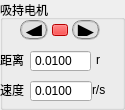
       <widget class="QGroupBox" name="GROUP_HOLDER">
        <property name="geometry">
         <rect>
          <x>10</x>
          <y>150</y>
          <width>125</width>
          <height>110</height>
         </rect>
        </property>
        <property name="font">
         <font>
          <pointsize>9</pointsize>
          <bold>false</bold>
         </font>
        </property>
        <property name="cursor">
         <cursorShape>ArrowCursor</cursorShape>
        </property>
        <property name="focusPolicy">
         <enum>Qt::NoFocus</enum>
        </property>
        <property name="toolTip">
         <string>&lt;html&gt;&lt;head/&gt;&lt;body&gt;&lt;p align=&quot;center&quot;&gt;快捷键 &amp;quot;H&amp;quot; 选中，ESC取消&lt;/p&gt;&lt;p align=&quot;center&quot;&gt;前：↑ 后：↓ 左：← 右：→&lt;/p&gt;&lt;p align=&quot;center&quot;&gt;上：PageUp 下：PageDown&lt;/p&gt;&lt;/body&gt;&lt;/html&gt;</string>
        </property>
        <property name="styleSheet">
         <string notr="true">QGroupBox{border:none}
background-color: rgb(0, 255, 0);
</string>
        </property>
        <property name="title">
         <string>吸持电机</string>
        </property>
        <widget class="QPushButton" name="BTN_HOLDER_BLOW">
         <property name="geometry">
          <rect>
           <x>72</x>
           <y>20</y>
           <width>28</width>
           <height>20</height>
          </rect>
         </property>
         <property name="font">
          <font>
           <pointsize>16</pointsize>
          </font>
         </property>
         <property name="cursor">
          <cursorShape>OpenHandCursor</cursorShape>
         </property>
         <property name="focusPolicy">
          <enum>Qt::NoFocus</enum>
         </property>
         <property name="toolTip">
          <string>注入</string>
         </property>
         <property name="styleSheet">
          <string notr="true">QPushButton {
background-color: rgb(225,225,225);
border: 2px groove gray;
padding: 2px;
border-radius: 10px;
}
QPushButton:enabled  {
background-color: rgb(225,225,225);
border: 2px groove gray;
padding: 2px;
border-radius: 10px;
} 
QPushButton:disabled  {
background-color: rgb(100,100,100);
border: 2px groove gray;
padding: 2px;
border-radius: 10px;
}
QPushButton:hover {
	border: 1px solid #3a8ee6;
	border-radius: 10px;
    background-color: rgba(0, 255, 0, 0.7);
}</string>
         </property>
         <property name="text">
          <string>▶</string>
         </property>
         <property name="iconSize">
          <size>
           <width>16</width>
           <height>16</height>
          </size>
         </property>
        </widget>
        <widget class="QPushButton" name="LED_HOLDER">
         <property name="geometry">
          <rect>
           <x>52</x>
           <y>24</y>
           <width>16</width>
           <height>12</height>
          </rect>
         </property>
         <property name="cursor">
          <cursorShape>PointingHandCursor</cursorShape>
         </property>
         <property name="focusPolicy">
          <enum>Qt::NoFocus</enum>
         </property>
         <property name="toolTip">
          <string>&lt;html&gt;&lt;head/&gt;&lt;body&gt;&lt;p align=&quot;center&quot;&gt;未连接&lt;/p&gt;&lt;p align=&quot;center&quot;&gt;单击连接&lt;/p&gt;&lt;/body&gt;&lt;/html&gt;</string>
         </property>
         <property name="styleSheet">
          <string notr="true">background-color: red;</string>
         </property>
         <property name="text">
          <string/>
         </property>
         <property name="iconSize">
          <size>
           <width>16</width>
           <height>12</height>
          </size>
         </property>
        </widget>
        <widget class="QPushButton" name="BTN_HOLDER_SUCK">
         <property name="geometry">
          <rect>
           <x>20</x>
           <y>20</y>
           <width>28</width>
           <height>20</height>
          </rect>
         </property>
         <property name="font">
          <font>
           <pointsize>16</pointsize>
          </font>
         </property>
         <property name="cursor">
          <cursorShape>OpenHandCursor</cursorShape>
         </property>
         <property name="focusPolicy">
          <enum>Qt::NoFocus</enum>
         </property>
         <property name="toolTip">
          <string>吸取</string>
         </property>
         <property name="styleSheet">
          <string notr="true">QPushButton {
background-color: rgb(225,225,225);
border: 2px groove gray;
padding: 2px;
border-radius: 10px;
}
QPushButton:enabled  {
background-color: rgb(225,225,225);
border: 2px groove gray;
padding: 2px;
border-radius: 10px;
} 
QPushButton:disabled  {
background-color: rgb(100,100,100);
border: 2px groove gray;
padding: 2px;
border-radius: 10px;
}
QPushButton:hover {
	border: 1px solid #3a8ee6;
	border-radius: 10px;
    background-color: rgba(0, 255, 0, 0.7);
}</string>
         </property>
         <property name="text">
          <string>◀</string>
         </property>
        </widget>
        <widget class="QDoubleSpinBox" name="EDIT_HOLD_SYRINGE_DISP">
         <property name="geometry">
          <rect>
           <x>30</x>
           <y>50</y>
           <width>61</width>
           <height>22</height>
          </rect>
         </property>
         <property name="focusPolicy">
          <enum>Qt::ClickFocus</enum>
         </property>
         <property name="toolTip">
          <string>&lt;html&gt;&lt;head/&gt;&lt;body&gt;&lt;p align=&quot;center&quot;&gt;操作臂点动距离&lt;/p&gt;&lt;/body&gt;&lt;/html&gt;</string>
         </property>
         <property name="styleSheet">
          <string notr="true"/>
         </property>
         <property name="buttonSymbols">
          <enum>QAbstractSpinBox::NoButtons</enum>
         </property>
         <property name="decimals">
          <number>4</number>
         </property>
         <property name="maximum">
          <double>10000.000000000000000</double>
         </property>
         <property name="singleStep">
          <double>0.010000000000000</double>
         </property>
         <property name="value">
          <double>0.010000000000000</double>
         </property>
        </widget>
        <widget class="QLabel" name="label_9">
         <property name="geometry">
          <rect>
           <x>92</x>
           <y>80</y>
           <width>34</width>
           <height>20</height>
          </rect>
         </property>
         <property name="cursor">
          <cursorShape>ArrowCursor</cursorShape>
         </property>
         <property name="text">
          <string>r/s</string>
         </property>
        </widget>
        <widget class="QLabel" name="label_18">
         <property name="geometry">
          <rect>
           <x>96</x>
           <y>50</y>
           <width>34</width>
           <height>20</height>
          </rect>
         </property>
         <property name="cursor">
          <cursorShape>ArrowCursor</cursorShape>
         </property>
         <property name="text">
          <string>r</string>
         </property>
        </widget>
        <widget class="QLabel" name="label_17">
         <property name="geometry">
          <rect>
           <x>0</x>
           <y>80</y>
           <width>30</width>
           <height>20</height>
          </rect>
         </property>
         <property name="cursor">
          <cursorShape>ArrowCursor</cursorShape>
         </property>
         <property name="text">
          <string>速度</string>
         </property>
        </widget>
        <widget class="QDoubleSpinBox" name="EDIT_HOLD_SYRINGE_SPEED">
         <property name="geometry">
          <rect>
           <x>30</x>
           <y>80</y>
           <width>62</width>
           <height>22</height>
          </rect>
         </property>
         <property name="focusPolicy">
          <enum>Qt::ClickFocus</enum>
         </property>
         <property name="toolTip">
          <string>&lt;html&gt;&lt;head/&gt;&lt;body&gt;&lt;p align=&quot;center&quot;&gt;操作臂点动速度&lt;/p&gt;&lt;/body&gt;&lt;/html&gt;</string>
         </property>
         <property name="buttonSymbols">
          <enum>QAbstractSpinBox::NoButtons</enum>
         </property>
         <property name="decimals">
          <number>4</number>
         </property>
         <property name="maximum">
          <double>10.000000000000000</double>
         </property>
         <property name="singleStep">
          <double>0.001000000000000</double>
         </property>
         <property name="value">
          <double>0.010000000000000</double>
         </property>
        </widget>
        <widget class="QLabel" name="label_16">
         <property name="geometry">
          <rect>
           <x>0</x>
           <y>50</y>
           <width>30</width>
           <height>20</height>
          </rect>
         </property>
         <property name="cursor">
          <cursorShape>ArrowCursor</cursorShape>
         </property>
         <property name="text">
          <string>距离</string>
         </property>
        </widget>
       </widget>
